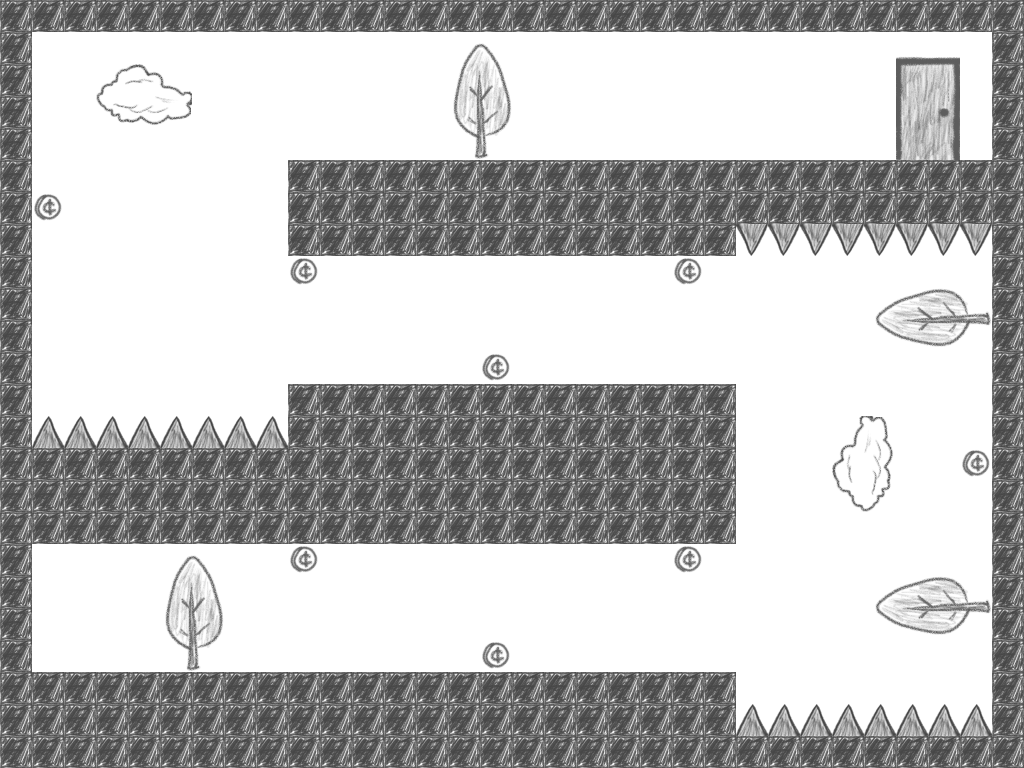

Below is a game level as drawn by its tile map, then a one-line description and the .tmx that defines it (tile-layer data replaced by summaries):
An orthogonal 32x24 tile map with 32x32 px tiles, 3 tile layers (tiles, Exit, collectibles) and 22 objects (SpawnPoint, ExitPoint, Spikes_bottom_left, Spikes_bottom_right, Spikes_top_right).

<map version="1.0" orientation="orthogonal" width="32" height="24" tilewidth="32" tileheight="32">
 <tileset firstgid="1" name="Tilesheet" tilewidth="32" tileheight="32">
  <image source="Tilesheet.png" width="512" height="256" />
  <terraintypes>
   <terrain name="New Terrain" tile="-1" />
  </terraintypes>
  <tile id="6" terrain="0,0,0,0" />
  <tile id="7" terrain="0,0,0,0" />
  <tile id="22" terrain="0,0,0,0" />
  <tile id="23" terrain="0,0,0,0" />
  <tile id="24" terrain=",0,,0">
   <properties>
    <property name="collectible" value="true" />
   </properties>
  </tile>
  <tile id="28" terrain="0,0,0,0" />
  <tile id="38" terrain="0,0,0,0" />
  <tile id="39" terrain="0,0,0,0" />
  <tile id="43">
   <properties>
    <property name="Collectible" value="true" />
   </properties>
  </tile>
  <tile id="54" terrain="0,0,0,0" />
  <tile id="55" terrain="0,0,0,0" />
 </tileset>
 <layer name="tiles" width="32" height="24">
  <data>[768 cells, 768 non-empty, 20 distinct tile ids]</data>
 </layer>
 <layer name="Exit" width="32" height="24">
  <data>[768 cells, 8 non-empty, 8 distinct tile ids]</data>
 </layer>
 <objectgroup name="objects" width="32" height="24">
  <object name="SpawnPoint" x="70" y="631" width="79" height="37" />
  <object name="ExitPoint" x="896" y="128" width="64" height="32" />
 </objectgroup>
 <layer name="collectibles" width="32" height="24">
  <data>[768 cells, 8 non-empty, 1 distinct tile ids]</data>
 </layer>
 <objectgroup name="collisions" width="32" height="24">
  <object x="0" y="32" width="32" height="640" />
  <object x="0" y="672" width="736" height="96" />
  <object x="992" y="32" width="32" height="736" />
  <object x="288" y="160" width="704" height="64" />
  <object x="288" y="384" width="448" height="64" />
  <object x="0" y="0" width="1024" height="32" />
  <object x="288" y="224" width="448" height="32" />
  <object x="32" y="448" width="704" height="96" />
  <object name="Spikes_bottom_left" x="32" y="416" width="256" height="32">
   <properties>
    <property name="kill" value="true" />
   </properties>
  </object>
  <object name="Spikes_bottom_right" x="736" y="704" width="256" height="32">
   <properties>
    <property name="kill" value="true" />
   </properties>
  </object>
  <object name="Spikes_top_right" x="735" y="225" width="256" height="32">
   <properties>
    <property name="kill" value="true" />
   </properties>
  </object>
  <object x="736" y="736" width="256" height="32" />
 </objectgroup>
 <objectgroup name="collectibles" width="32" height="24">
  <properties>
   <property name="Collectible" value="true" />
  </properties>
  <object x="288" y="544" width="32" height="32">
   <properties>
    <property name="Collectible" value="true" />
   </properties>
  </object>
  <object x="480" y="640" width="32" height="32" />
  <object x="673" y="546" width="31" height="30" />
  <object x="960" y="448" width="32" height="32" />
  <object x="672" y="256" width="32" height="32" />
  <object x="480" y="352" width="32" height="32" />
  <object x="288" y="256" width="32" height="32" />
  <object x="32" y="192" width="32" height="32" />
 </objectgroup>
</map>
